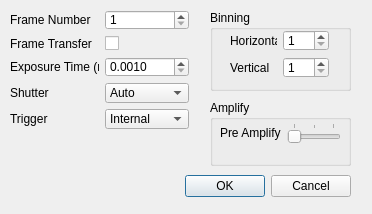
<?xml version="1.0" encoding="UTF-8"?>
<ui version="4.0">
 <class>cameraSettingDialog</class>
 <widget class="QDialog" name="cameraSettingDialog">
  <property name="geometry">
   <rect>
    <x>0</x>
    <y>0</y>
    <width>372</width>
    <height>214</height>
   </rect>
  </property>
  <property name="windowTitle">
   <string>Camera Setting</string>
  </property>
  <widget class="QDialogButtonBox" name="buttonBox">
   <property name="geometry">
    <rect>
     <x>10</x>
     <y>170</y>
     <width>341</width>
     <height>32</height>
    </rect>
   </property>
   <property name="orientation">
    <enum>Qt::Horizontal</enum>
   </property>
   <property name="standardButtons">
    <set>QDialogButtonBox::Cancel|QDialogButtonBox::Ok</set>
   </property>
  </widget>
  <widget class="QWidget" name="gridLayoutWidget">
   <property name="geometry">
    <rect>
     <x>10</x>
     <y>10</y>
     <width>179</width>
     <height>119</height>
    </rect>
   </property>
   <layout class="QGridLayout" name="gridLayout">
    <item row="4" column="0">
     <widget class="QLabel" name="label_3">
      <property name="text">
       <string>Trigger</string>
      </property>
     </widget>
    </item>
    <item row="3" column="1">
     <widget class="QComboBox" name="shutterComboBox">
      <item>
       <property name="text">
        <string>Auto</string>
       </property>
      </item>
      <item>
       <property name="text">
        <string>Open</string>
       </property>
      </item>
      <item>
       <property name="text">
        <string>Close</string>
       </property>
      </item>
     </widget>
    </item>
    <item row="2" column="0">
     <widget class="QLabel" name="label">
      <property name="text">
       <string>Exposure Time (ms)</string>
      </property>
     </widget>
    </item>
    <item row="3" column="0">
     <widget class="QLabel" name="label_2">
      <property name="text">
       <string>Shutter</string>
      </property>
     </widget>
    </item>
    <item row="2" column="1">
     <widget class="QDoubleSpinBox" name="exposureTimeSpinBox">
      <property name="decimals">
       <number>4</number>
      </property>
      <property name="minimum">
       <double>0.001000000000000</double>
      </property>
      <property name="maximum">
       <double>1000.000000000000000</double>
      </property>
     </widget>
    </item>
    <item row="1" column="1">
     <widget class="QCheckBox" name="frameTransferCheckBox">
      <property name="text">
       <string/>
      </property>
     </widget>
    </item>
    <item row="1" column="0">
     <widget class="QLabel" name="label_7">
      <property name="text">
       <string>Frame Transfer</string>
      </property>
     </widget>
    </item>
    <item row="4" column="1">
     <widget class="QComboBox" name="triggerComboBox">
      <item>
       <property name="text">
        <string>Internal</string>
       </property>
      </item>
      <item>
       <property name="text">
        <string>External</string>
       </property>
      </item>
     </widget>
    </item>
    <item row="0" column="0">
     <widget class="QLabel" name="label_8">
      <property name="text">
       <string>Frame Number</string>
      </property>
     </widget>
    </item>
    <item row="0" column="1">
     <widget class="QSpinBox" name="frameNumberSpinBox">
      <property name="minimum">
       <number>1</number>
      </property>
     </widget>
    </item>
   </layout>
  </widget>
  <widget class="QGroupBox" name="groupBox">
   <property name="geometry">
    <rect>
     <x>210</x>
     <y>10</y>
     <width>141</width>
     <height>81</height>
    </rect>
   </property>
   <property name="title">
    <string>Binning</string>
   </property>
   <widget class="QWidget" name="gridLayoutWidget_2">
    <property name="geometry">
     <rect>
      <x>20</x>
      <y>20</y>
      <width>99</width>
      <height>48</height>
     </rect>
    </property>
    <layout class="QGridLayout" name="gridLayout_2">
     <item row="1" column="0">
      <widget class="QLabel" name="label_6">
       <property name="text">
        <string>Vertical</string>
       </property>
      </widget>
     </item>
     <item row="0" column="0">
      <widget class="QLabel" name="label_5">
       <property name="text">
        <string>Horizontal</string>
       </property>
      </widget>
     </item>
     <item row="0" column="1">
      <widget class="QSpinBox" name="hbinSpinBox">
       <property name="minimum">
        <number>1</number>
       </property>
       <property name="maximum">
        <number>512</number>
       </property>
      </widget>
     </item>
     <item row="1" column="1">
      <widget class="QSpinBox" name="vbinSpinBox">
       <property name="minimum">
        <number>1</number>
       </property>
       <property name="maximum">
        <number>512</number>
       </property>
      </widget>
     </item>
    </layout>
   </widget>
  </widget>
  <widget class="QGroupBox" name="groupBox_2">
   <property name="geometry">
    <rect>
     <x>210</x>
     <y>100</y>
     <width>141</width>
     <height>66</height>
    </rect>
   </property>
   <property name="title">
    <string>Amplify</string>
   </property>
   <widget class="QWidget" name="gridLayoutWidget_3">
    <property name="geometry">
     <rect>
      <x>10</x>
      <y>20</y>
      <width>121</width>
      <height>26</height>
     </rect>
    </property>
    <layout class="QGridLayout" name="gridLayout_3">
     <item row="0" column="0">
      <widget class="QLabel" name="label_4">
       <property name="text">
        <string>Pre Amplify</string>
       </property>
      </widget>
     </item>
     <item row="0" column="1">
      <widget class="QSlider" name="preAmplifySlider">
       <property name="maximum">
        <number>2</number>
       </property>
       <property name="orientation">
        <enum>Qt::Horizontal</enum>
       </property>
       <property name="tickPosition">
        <enum>QSlider::TicksAbove</enum>
       </property>
      </widget>
     </item>
    </layout>
   </widget>
  </widget>
 </widget>
 <resources/>
 <connections>
  <connection>
   <sender>buttonBox</sender>
   <signal>accepted()</signal>
   <receiver>cameraSettingDialog</receiver>
   <slot>accept()</slot>
   <hints>
    <hint type="sourcelabel">
     <x>248</x>
     <y>254</y>
    </hint>
    <hint type="destinationlabel">
     <x>157</x>
     <y>274</y>
    </hint>
   </hints>
  </connection>
  <connection>
   <sender>buttonBox</sender>
   <signal>rejected()</signal>
   <receiver>cameraSettingDialog</receiver>
   <slot>reject()</slot>
   <hints>
    <hint type="sourcelabel">
     <x>316</x>
     <y>260</y>
    </hint>
    <hint type="destinationlabel">
     <x>286</x>
     <y>274</y>
    </hint>
   </hints>
  </connection>
 </connections>
</ui>
